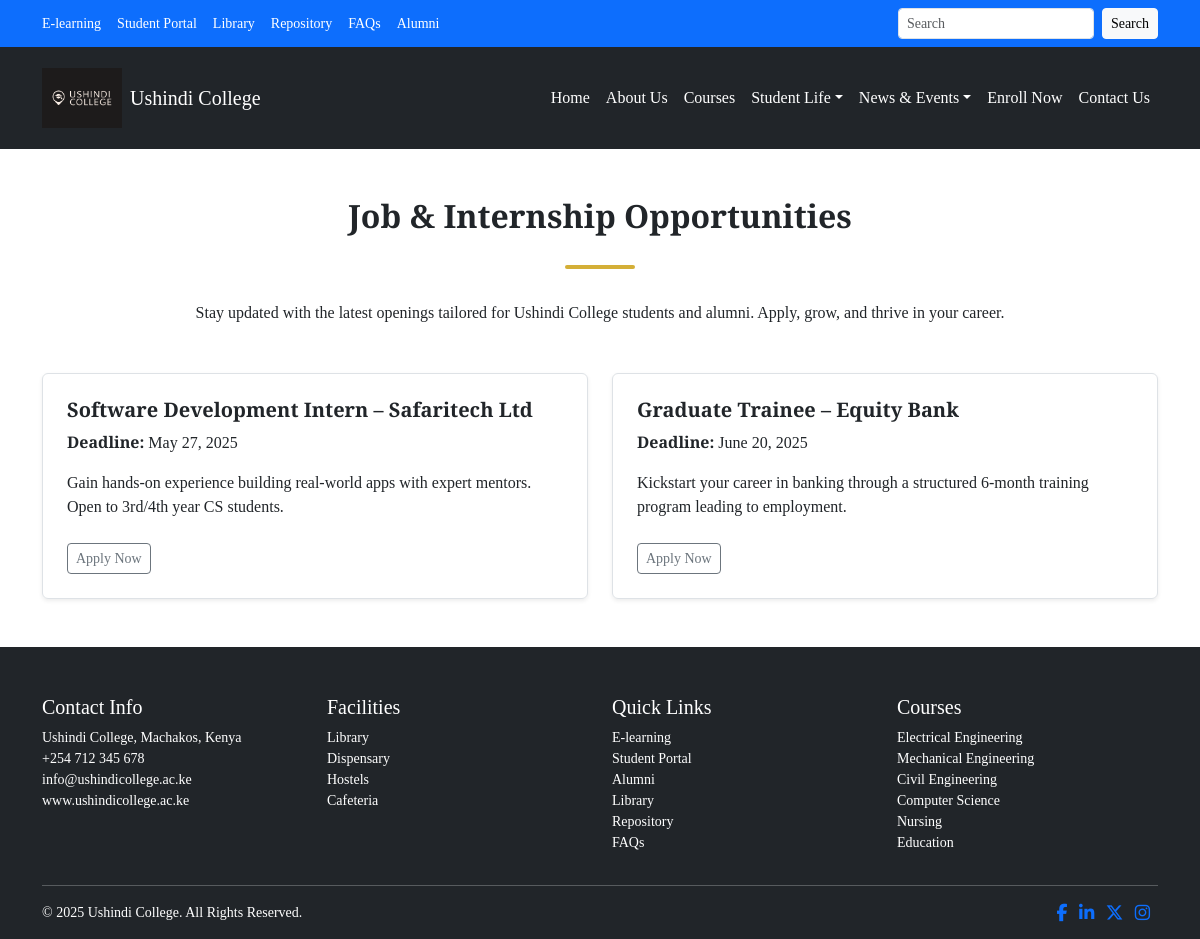
Screenshot of /jobs-internships-advertisements/ with the database file from the repository.
### myapp/models.py (models this page shows, shortened)
class JobsInternshipsAds(models.Model):
    title = models.CharField(max_length=100)
    deadline = models.DateField(blank=False)
    description = models.TextField(max_length=300)
    link = models.URLField(blank=False)
    class Meta:
        verbose_name_plural = 'Jobs & Internship Ads'

### myapp/views.py (the view)
# urls.py: path('jobs-internships-advertisements/', views.jobsInternships, name='jobsInternships'),
def jobsInternships(request):
    jobs_internships_ads = JobsInternshipsAds.objects.all()
    return render(request, 'jobs-internships.html', {'jobs_internships_ads': jobs_internships_ads})

### myapp/context_processors.py (called while the page is built)
def logo_details(request):
  logo = Logo.objects.first()
  return {'logo': logo}

def social_links(request):
    social_links = SocialLinks.objects.all()
    return {'social_links': social_links}

### templates/jobs-internships.html (shortened to what this page needs)
{% extends 'master.html' %}
{% load static %}
{% block content %}
    <div class="container my-5">
        <div class="underline-title-wrap">
            <div class="underline-title">
                <h2 class="text-center fw-bold mb-4">Job & Internship Opportunities</h2>
            </div>
        </div>
        <p class="text-center mb-5">Stay updated with the latest openings tailored for Ushindi College students and
            alumni. Apply, grow, and thrive in your career.</p>
        <div class="row g-4">
            {% for item in jobs_internships_ads %}
                <div class="col-md-6">
                    <div class="p-4 border rounded shadow-sm h-100">
                        <h5 class="fw-bold">{{ item.title }}</h5>
                        <p><strong>Deadline:</strong> {{ item.deadline }}</p>
                        <p>{{ item.description }}</p>
                        <a href="{{ item.link }}" class="btn btn-sm btn-outline-secondary mt-2">Apply Now</a>
                    </div>
                </div>
            {% endfor %}
        </div>
    </div>
{% endblock %}

### templates/master.html (shortened to what this page needs)
{% load static %}
<!DOCTYPE html>
<html lang="en">
<head>
    <link rel="stylesheet" href="https://cdn.jsdelivr.net/npm/bootstrap@5.3.3/dist/css/bootstrap.min.css">
    <link rel="stylesheet" href="https://cdnjs.cloudflare.com/ajax/libs/font-awesome/6.5.0/css/all.min.css">
    <link rel="stylesheet" href="{% static 'css/main.css' %}">
</head>
<body>
<header>
    <div id="top-bar" class="bg-primary text-white py-2">
        <div class="container d-flex flex-wrap justify-content-between align-items-center">
            <div class="d-flex flex-wrap">
                <a class="text-white me-3 small text-decoration-none" href="#">E-learning</a>
                <a class="text-white me-3 small text-decoration-none" href="#">Student Portal</a>
                <a class="text-white me-3 small text-decoration-none" href="{% url 'library' %}">Library</a>
                <a class="text-white me-3 small text-decoration-none" href="#">Repository</a>
                <a class="text-white me-3 small text-decoration-none" href="{% url 'faq' %}">FAQs</a>
                <a class="text-white me-3 small text-decoration-none" href="{% url 'alumni' %}">Alumni</a>
            </div>
            <form class="d-flex" role="search" method="get" action="{% url 'site_search' %}">
                <input name="search" class="form-control form-control-sm me-2" type="search" placeholder="Search" aria-label="Search">
                <button class="btn btn-sm btn-light" type="submit">Search</button>
            </form>
        </div>
    </div>
    <nav class="navbar navbar-expand-lg navbar-dark bg-dark py-3 sticky-top">
        <div class="container">
            <a class="navbar-brand d-flex align-items-center" href="{% url 'home' %}">
                <img src="{{ logo.image.url }}" alt="Logo" style="height: 60px;">
                <span class="ms-2">{{ logo.site_name }}</span>
            </a>
            <div class="collapse navbar-collapse" id="mainNavbar">
                <ul class="navbar-nav ms-auto mb-2 mb-lg-0">
                    <li class="nav-item"><a class="nav-link text-white" href="{% url 'home' %}">Home</a></li>
                    <li class="nav-item"><a class="nav-link text-white" href="{% url 'about' %}">About Us</a></li>
                    <li class="nav-item"><a class="nav-link text-white" href="{% url 'courses' %}">Courses</a></li>
                    <li class="nav-item dropdown">
                        <a class="nav-link dropdown-toggle text-white" href="#" id="studentLifeDropdown" role="button" data-bs-toggle="dropdown">Student Life</a>
                    </li>
                    <li class="nav-item dropdown">
                        <a class="nav-link dropdown-toggle text-white" href="#" id="newsDropdown" role="button" data-bs-toggle="dropdown">News & Events</a>
                    </li>
                    <li class="nav-item"><a class="nav-link text-white" href="{% url 'enroll' %}">Enroll Now</a></li>
                   <li class="nav-item"><a class="nav-link text-white" href="{% url 'contact' %}">Contact Us</a></li>
                </ul>
            </div>
        </div>
    </nav>
</header>
<main>{% block content %}{% endblock %}</main>
<footer class="bg-dark text-white pt-5">
    <div class="container">
        <div class="row">
            <div class="col-md-3">
                <h5>Contact Info</h5>
                <ul class="list-unstyled small">
                    <li>Ushindi College, Machakos, Kenya</li>
                    <li>+254 712 345 678</li>
                    <li>info@ushindicollege.ac.ke</li>
                    <li>www.ushindicollege.ac.ke</li>
                </ul>
            </div>
            <div class="col-md-3">
                <h5>Facilities</h5>
                <ul class="list-unstyled small">
                    <li><a href="{% url 'library' %}" class="text-white text-decoration-none">Library</a></li>
                    <li><a href="{% url 'dispensary' %}" class="text-white text-decoration-none">Dispensary</a></li>
                    <li><a href="{% url 'accommodation' %}" class="text-white text-decoration-none">Hostels</a></li>
                    <li><a href="{% url 'cafeteria' %}" class="text-white text-decoration-none">Cafeteria</a></li>
                </ul>
            </div>
            <div class="col-md-3">
                <h5>Quick Links</h5>
                <ul class="list-unstyled small">
                    <li><a href="#" class="text-white text-decoration-none">E-learning</a></li>
                    <li><a href="#" class="text-white text-decoration-none">Student Portal</a></li>
                    <li><a href="{% url 'alumni' %}" class="text-white text-decoration-none">Alumni</a></li>
                    <li><a href="{% url 'library' %}" class="text-white text-decoration-none">Library</a></li>
                    <li><a href="" class="text-white text-decoration-none">Repository</a></li>
                    <li><a href="{% url 'faq' %}" class="text-white text-decoration-none">FAQs</a></li>
                </ul>
            </div>
            <div class="col-md-3">
                <h5>Courses</h5>
                <ul class="list-unstyled small">
                    <li><a href="#" class="text-white text-decoration-none">Electrical Engineering</a></li>
                    <li><a href="#" class="text-white text-decoration-none">Mechanical Engineering</a></li>
                    <li><a href="#" class="text-white text-decoration-none">Civil Engineering</a></li>
                    <li><a href="#" class="text-white text-decoration-none">Computer Science</a></li>
                    <li><a href="#" class="text-white text-decoration-none">Nursing</a></li>
                    <li><a href="#" class="text-white text-decoration-none">Education</a></li>
                </ul>
            </div>
        </div>
        <hr class="border-light">
        <div class="d-flex flex-column flex-md-row justify-content-between text-center small pb-3">
            <p class="mb-2 mb-md-0">&copy; 2025 Ushindi College. All Rights Reserved.</p>
            <div class="social-icons">
                {% for link in social_links %}
                    <a href="{{ link.url }}" target="_blank" class="me-2">
                    <i class="{{ link.icon_class }} fa-lg"></i></a>
                {% endfor %}
            </div>
        </div>
    </div>
</footer>
</body>
</html>

### myapp/static/css/main.css (style rules this page uses)
* { margin: 0; padding: 0; box-sizing: border-box; }
body { font-family: "Source Serif 4", serif; }
.underline-title-wrap { text-align: center; position: relative; margin-bottom: 2rem; }
.underline-title { font-weight: bold; display: inline-block; padding-bottom: 10px; position: relative; }
.underline-title::after { content: ""; position: absolute; bottom: 0; left: 50%; width: 70px; height: 4px; background-color: #d4af37; transform: translateX(-50%); border-radius: 2px; }

### rows the page displays
JobsInternshipsAds: title "Software Development Intern – Safaritech Ltd", deadline "May 27, 2025", description "Gain hands-on experience building real-world apps with expert mentors. Open to 3rd/4th year CS students."
JobsInternshipsAds: title "Graduate Trainee – Equity Bank", deadline "June 20, 2025", description "Kickstart your career in banking through a structured 6-month training program leading to employment."

### other values shown
{{ logo.site_name }} "Ushindi College"
